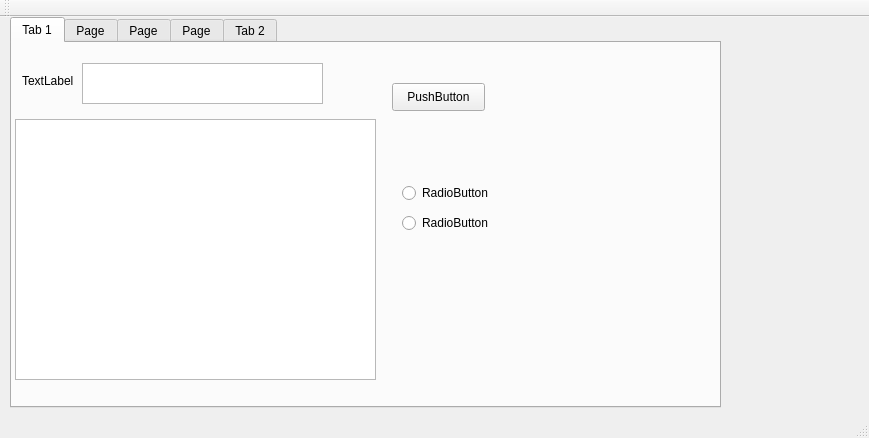
<?xml version="1.0" encoding="UTF-8"?>
<ui version="4.0">
 <class>MainWindow</class>
 <widget class="QMainWindow" name="MainWindow">
  <property name="geometry">
   <rect>
    <x>0</x>
    <y>0</y>
    <width>869</width>
    <height>438</height>
   </rect>
  </property>
  <property name="windowTitle">
   <string>MainWindow</string>
  </property>
  <widget class="QWidget" name="centralWidget">
   <widget class="QTabWidget" name="tabWidget">
    <property name="geometry">
     <rect>
      <x>10</x>
      <y>0</y>
      <width>711</width>
      <height>391</height>
     </rect>
    </property>
    <property name="currentIndex">
     <number>0</number>
    </property>
    <widget class="QWidget" name="tab">
     <attribute name="title">
      <string>Tab 1</string>
     </attribute>
     <widget class="QLabel" name="label">
      <property name="geometry">
       <rect>
        <x>10</x>
        <y>30</y>
        <width>55</width>
        <height>16</height>
       </rect>
      </property>
      <property name="text">
       <string>TextLabel</string>
      </property>
     </widget>
     <widget class="QPushButton" name="pushButton">
      <property name="geometry">
       <rect>
        <x>380</x>
        <y>40</y>
        <width>93</width>
        <height>28</height>
       </rect>
      </property>
      <property name="text">
       <string>PushButton</string>
      </property>
     </widget>
     <widget class="QTextEdit" name="textEdit">
      <property name="geometry">
       <rect>
        <x>3</x>
        <y>76</y>
        <width>361</width>
        <height>261</height>
       </rect>
      </property>
     </widget>
     <widget class="QRadioButton" name="radioButton">
      <property name="geometry">
       <rect>
        <x>390</x>
        <y>140</y>
        <width>95</width>
        <height>20</height>
       </rect>
      </property>
      <property name="text">
       <string>RadioButton</string>
      </property>
     </widget>
     <widget class="QRadioButton" name="radioButton_2">
      <property name="geometry">
       <rect>
        <x>390</x>
        <y>170</y>
        <width>95</width>
        <height>20</height>
       </rect>
      </property>
      <property name="text">
       <string>RadioButton</string>
      </property>
     </widget>
     <widget class="QTextEdit" name="textEdit_2">
      <property name="geometry">
       <rect>
        <x>70</x>
        <y>20</y>
        <width>241</width>
        <height>41</height>
       </rect>
      </property>
     </widget>
    </widget>
    <widget class="QWidget" name="tab_3">
     <attribute name="title">
      <string>Page</string>
     </attribute>
    </widget>
    <widget class="QWidget" name="tab_4">
     <attribute name="title">
      <string>Page</string>
     </attribute>
    </widget>
    <widget class="QWidget" name="tab_5">
     <attribute name="title">
      <string>Page</string>
     </attribute>
    </widget>
    <widget class="QWidget" name="tab_2">
     <attribute name="title">
      <string>Tab 2</string>
     </attribute>
    </widget>
   </widget>
  </widget>
  <widget class="QMenuBar" name="menuBar">
   <property name="geometry">
    <rect>
     <x>0</x>
     <y>0</y>
     <width>869</width>
     <height>26</height>
    </rect>
   </property>
  </widget>
  <widget class="QToolBar" name="mainToolBar">
   <attribute name="toolBarArea">
    <enum>TopToolBarArea</enum>
   </attribute>
   <attribute name="toolBarBreak">
    <bool>false</bool>
   </attribute>
  </widget>
  <widget class="QStatusBar" name="statusBar"/>
 </widget>
 <layoutdefault spacing="6" margin="11"/>
 <resources/>
 <connections/>
</ui>
